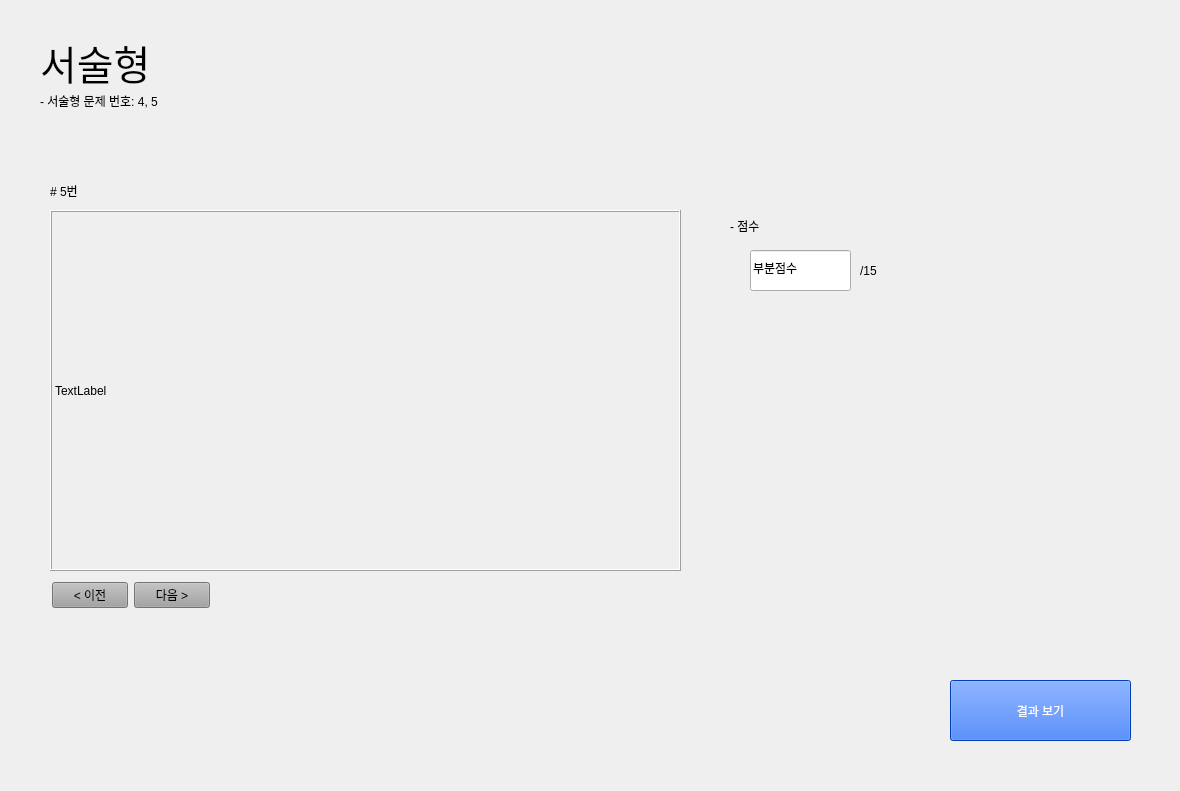
<?xml version="1.0" encoding="UTF-8"?>
<ui version="4.0">
 <class>AutomaticScoringProgramUI10</class>
 <widget class="QWidget" name="AutomaticScoringProgramUI10">
  <property name="geometry">
   <rect>
    <x>0</x>
    <y>0</y>
    <width>1180</width>
    <height>791</height>
   </rect>
  </property>
  <property name="windowTitle">
   <string>Form</string>
  </property>
  <widget class="QLineEdit" name="ScoreLineEdit">
   <property name="geometry">
    <rect>
     <x>750</x>
     <y>250</y>
     <width>101</width>
     <height>41</height>
    </rect>
   </property>
   <property name="styleSheet">
    <string notr="true">font: 75 12pt &quot;나눔스퀘어 Bold&quot;;</string>
   </property>
   <property name="text">
    <string>부분점수</string>
   </property>
  </widget>
  <widget class="QLabel" name="scoreLabel">
   <property name="enabled">
    <bool>true</bool>
   </property>
   <property name="geometry">
    <rect>
     <x>860</x>
     <y>250</y>
     <width>81</width>
     <height>41</height>
    </rect>
   </property>
   <property name="maximumSize">
    <size>
     <width>81</width>
     <height>41</height>
    </size>
   </property>
   <property name="acceptDrops">
    <bool>false</bool>
   </property>
   <property name="layoutDirection">
    <enum>Qt::LeftToRight</enum>
   </property>
   <property name="styleSheet">
    <string notr="true">font: 81 20pt &quot;나눔스퀘어 ExtraBold&quot;;</string>
   </property>
   <property name="frameShape">
    <enum>QFrame::NoFrame</enum>
   </property>
   <property name="text">
    <string>/15</string>
   </property>
  </widget>
  <widget class="QLabel" name="descriptiveProblemNumberLabel">
   <property name="geometry">
    <rect>
     <x>50</x>
     <y>180</y>
     <width>71</width>
     <height>21</height>
    </rect>
   </property>
   <property name="styleSheet">
    <string notr="true">font: 75 12pt &quot;나눔스퀘어 Bold&quot;;</string>
   </property>
   <property name="text">
    <string># 5번</string>
   </property>
  </widget>
  <widget class="QLabel" name="scoreNameLabel">
   <property name="geometry">
    <rect>
     <x>730</x>
     <y>200</y>
     <width>131</width>
     <height>51</height>
    </rect>
   </property>
   <property name="styleSheet">
    <string notr="true">font: 81 20pt &quot;나눔스퀘어 ExtraBold&quot;;</string>
   </property>
   <property name="text">
    <string>- 점수</string>
   </property>
  </widget>
  <widget class="QLabel" name="descriptiveNumberListLabel">
   <property name="geometry">
    <rect>
     <x>40</x>
     <y>90</y>
     <width>196</width>
     <height>22</height>
    </rect>
   </property>
   <property name="styleSheet">
    <string notr="true">font: 75 15pt &quot;나눔스퀘어 Bold&quot;;</string>
   </property>
   <property name="text">
    <string>- 서술형 문제 번호: 4, 5</string>
   </property>
  </widget>
  <widget class="QPushButton" name="ResultPushButton">
   <property name="geometry">
    <rect>
     <x>950</x>
     <y>680</y>
     <width>181</width>
     <height>61</height>
    </rect>
   </property>
   <property name="styleSheet">
    <string notr="true">font: 81 24pt &quot;나눔스퀘어 ExtraBold&quot;;
color: rgb(255, 255, 255);
background-color: rgb(0, 85, 255);</string>
   </property>
   <property name="text">
    <string>결과 보기</string>
   </property>
  </widget>
  <widget class="QLabel" name="descriptive">
   <property name="geometry">
    <rect>
     <x>40</x>
     <y>40</y>
     <width>108</width>
     <height>44</height>
    </rect>
   </property>
   <property name="font">
    <font>
     <family>나눔스퀘어 ExtraBold</family>
     <pointsize>30</pointsize>
     <weight>10</weight>
     <italic>false</italic>
     <bold>false</bold>
    </font>
   </property>
   <property name="styleSheet">
    <string notr="true">font: 81 30pt &quot;나눔스퀘어 ExtraBold&quot;;</string>
   </property>
   <property name="text">
    <string>서술형</string>
   </property>
  </widget>
  <widget class="QLabel" name="descriptiveProblemImageLabel">
   <property name="geometry">
    <rect>
     <x>50</x>
     <y>210</y>
     <width>631</width>
     <height>361</height>
    </rect>
   </property>
   <property name="maximumSize">
    <size>
     <width>631</width>
     <height>361</height>
    </size>
   </property>
   <property name="mouseTracking">
    <bool>false</bool>
   </property>
   <property name="focusPolicy">
    <enum>Qt::NoFocus</enum>
   </property>
   <property name="contextMenuPolicy">
    <enum>Qt::NoContextMenu</enum>
   </property>
   <property name="acceptDrops">
    <bool>false</bool>
   </property>
   <property name="layoutDirection">
    <enum>Qt::LeftToRight</enum>
   </property>
   <property name="styleSheet">
    <string notr="true">font: 75 10pt &quot;나눔스퀘어라운드 Bold&quot;;
border-color: rgb(85, 0, 0);</string>
   </property>
   <property name="frameShape">
    <enum>QFrame::Box</enum>
   </property>
   <property name="frameShadow">
    <enum>QFrame::Raised</enum>
   </property>
   <property name="text">
    <string>TextLabel</string>
   </property>
  </widget>
  <widget class="QWidget" name="">
   <property name="geometry">
    <rect>
     <x>52</x>
     <y>580</y>
     <width>158</width>
     <height>31</height>
    </rect>
   </property>
   <layout class="QGridLayout" name="gridLayout">
    <item row="0" column="0">
     <widget class="QPushButton" name="beforePushButton">
      <property name="styleSheet">
       <string notr="true">background-color: rgb(163, 163, 163);
font: 75 14pt &quot;나눔스퀘어라운드 Bold&quot;;
</string>
      </property>
      <property name="text">
       <string>&lt; 이전</string>
      </property>
     </widget>
    </item>
    <item row="0" column="1">
     <widget class="QPushButton" name="nextPushButton">
      <property name="styleSheet">
       <string notr="true">background-color: rgb(163, 163, 163);
font: 75 14pt &quot;나눔스퀘어라운드 Bold&quot;;
</string>
      </property>
      <property name="text">
       <string>다음 &gt;</string>
      </property>
     </widget>
    </item>
   </layout>
  </widget>
 </widget>
 <resources/>
 <connections/>
</ui>
